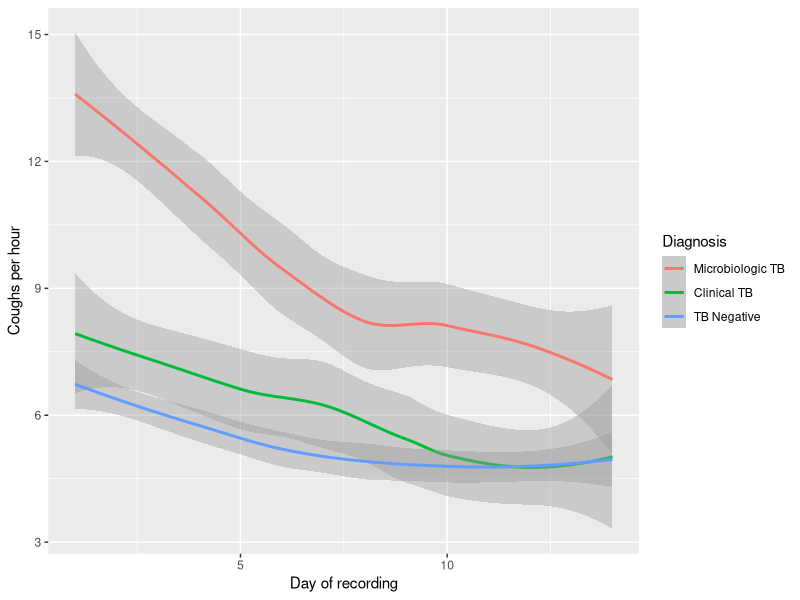

Generate this figure with R:
## ---- chunk 1
knitr::opts_chunk$set(echo = TRUE, warning = FALSE, message = FALSE)

library(tidyr)
library(dplyr)
library(knitr)
library(kableExtra)
library(lattice)
library(ggplot2)
library(lubridate)


## ---- chunk 2

df_long_comp<-read.csv("2022_10_19_coughdata.csv")
## ---- chunk 3
tab2<-matrix(NA,nrow=4, ncol=2)
rownames(tab2)<-c("Microbiologically confirmed TB", "Clinical TB", "Other respiratory diseases", "Overall")
colnames(tab2)<-c("Day 1", "Day 14")

med_iqr<-function(vec){
  output<-paste0(median(vec, na.rm=T)," (", 
                 quantile(vec,.25 ,na.rm=T), ", ",
                 quantile(vec,.75 ,na.rm=T), ")" )
  return(output)
}
tab2[1,1]<- med_iqr(df_long_comp$median_cph[df_long_comp$long_day==1&df_long_comp$dx=="Microbiologic TB"])
tab2[1,2]<- med_iqr(df_long_comp$median_cph[df_long_comp$long_day==14&df_long_comp$dx=="Microbiologic TB"])

tab2[2,1]<- med_iqr(df_long_comp$median_cph[df_long_comp$long_day==1&df_long_comp$dx=="Clinical TB"])
tab2[2,2]<- med_iqr(df_long_comp$median_cph[df_long_comp$long_day==14&df_long_comp$dx=="Clinical TB"])

tab2[3,1]<- med_iqr(df_long_comp$median_cph[df_long_comp$long_day==1&df_long_comp$dx=="TB Negative"])
tab2[3,2]<- med_iqr(df_long_comp$median_cph[df_long_comp$long_day==14&df_long_comp$dx=="TB Negative"])

tab2[4,1]<- med_iqr(df_long_comp$median_cph[df_long_comp$long_day==1])
tab2[4,2]<- med_iqr(df_long_comp$median_cph[df_long_comp$long_day==14])


tab2 %>%
  kbl(caption="Comparison of medCPH (Q1, Q3) at Day 1 and Day 14. ") %>% 
  kable_minimal()
## ---- chunk 4
#Strong right skew of data, will have to do non-parametric testing
#hist(df_long$median_cph[df_long$long_day==1&df_long$dx=="Microbiologic TB"])
#hist(df_long$median_cph[df_long$long_day==14])

day1_overall<-subset(df_long_comp, long_day==1 )
day14_overall<-subset(df_long_comp, long_day==14)

day1_micro<-subset(df_long_comp, long_day==1 & dx=="Microbiologic TB")
day14_micro<-subset(df_long_comp, long_day==14 & dx=="Microbiologic TB")

day1_neg<-subset(df_long_comp, long_day==1 & dx=="TB Negative")
day14_neg<-subset(df_long_comp, long_day==14 & dx=="TB Negative")

day1_clin<-subset(df_long_comp, long_day==1 & dx=="Clinical TB")
day14_clin<-subset(df_long_comp, long_day==14 & dx=="Clinical TB")


day1_test<-wilcox.test(day1_micro$median_cph, day1_neg$median_cph, alternative = "two.sided", paired=F)
day14_test<-wilcox.test(day14_micro$median_cph, day14_neg$median_cph, alternative = "two.sided", paired=F)

day1_clintest<-wilcox.test(day1_clin$median_cph, day1_neg$median_cph, alternative = "two.sided", paired=F)
day14_clintest<-wilcox.test(day14_clin$median_cph, day14_neg$median_cph, alternative = "two.sided", paired=F)

## ---- chunk 5
overall_comparison<-wilcox.test(day1_overall$median_cph, day14_overall$median_cph, alternative = "two.sided", paired=T)
## ---- chunk 6
micro_comparison<-wilcox.test(day1_micro$median_cph, day14_micro$median_cph, alternative = "two.sided", paired=T)
## ---- chunk 7
clin_comparison<-wilcox.test(day1_clin$median_cph, day14_clin$median_cph, alternative = "two.sided", paired=T)
## ---- chunk 8
ord_comparison<-wilcox.test(day1_neg$median_cph, day14_neg$median_cph, alternative = "two.sided", paired=T)
## ---- chunk 9

df_long_comp$dx_lab<-factor(df_long_comp$dx, levels=c("Microbiologic TB","Clinical TB", "TB Negative"))


ggplot(df_long_comp, aes(x = long_day, y = median_cph, color=dx_lab)) +
  geom_smooth(method = "loess") +xlab("Day of recording") + ylab("Coughs per hour") +labs(color="Diagnosis")
